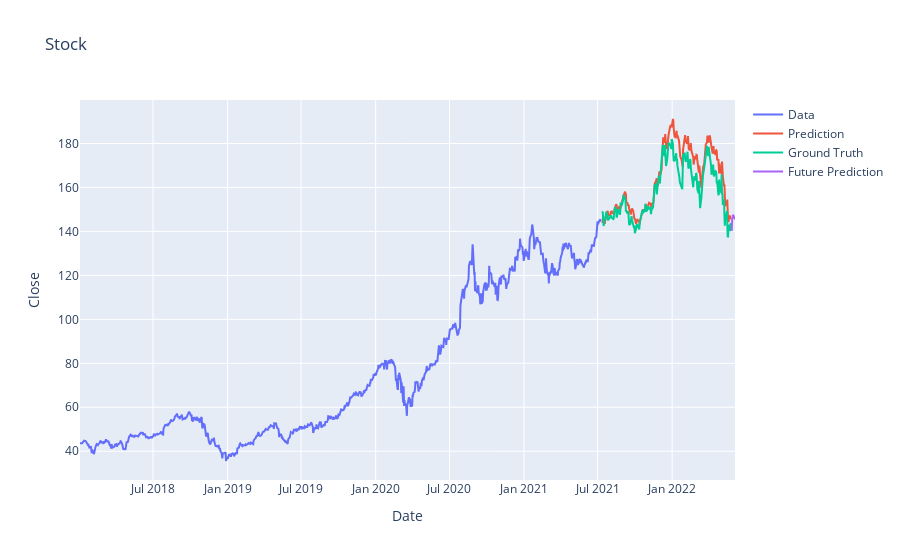

The notebook cell this image was saved under:
### Code cell
forecast_dates = predict_dates(num_prediction)
#print(forecast)
trace4 = go.Scatter(
    x=forecast_dates,
    y=forecast,
    mode='lines',
    name='Future Prediction'
)
fig = go.Figure(data=[trace1, trace2, trace3, trace4], layout=layout)
fig.show()

### Figure 1 — Plotly figure (JSON) as saved in the notebook; plotly's stock layout.template omitted (floating-point values rounded to 4 significant figures; data arrays with more than 128 entries replaced by an {"elided": "..."} marker saying what was removed)
{"data": [{"mode": "lines", "name": "Data", "type": "scatter", "x": {"elided": "885 str values"}, "y": {"elided": "885 float values"}}, {"mode": "lines", "name": "Prediction", "type": "scatter", "x": {"elided": "222 str values"}, "y": {"elided": "221 float values"}}, {"mode": "lines", "name": "Ground Truth", "type": "scatter", "x": {"elided": "222 str values"}, "y": {"elided": "221 float values"}}, {"mode": "lines", "name": "Future Prediction", "type": "scatter", "x": ["2022-05-27T00:00:00", "2022-05-28T00:00:00", "2022-05-29T00:00:00", "2022-05-30T00:00:00", "2022-05-31T00:00:00", "2022-06-01T00:00:00", "2022-06-02T00:00:00", "2022-06-03T00:00:00", "2022-06-04T00:00:00", "2022-06-05T00:00:00"], "y": [140.4, 140.5, 145.5, 147.2, 147.5, 147.3, 147.0, 146.5, 146.0, 145.5, 145.0, 144.5]}], "layout": {"title": {"text": "Stock"}, "xaxis": {"title": {"text": "Date"}}, "yaxis": {"title": {"text": "Close"}}}}
